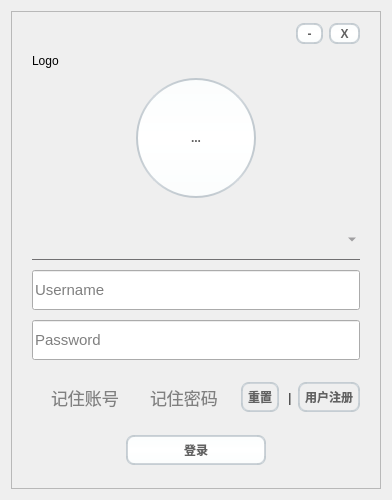
<?xml version="1.0" encoding="UTF-8"?>
<ui version="4.0">
 <class>loginwindow</class>
 <widget class="QMainWindow" name="loginwindow">
  <property name="geometry">
   <rect>
    <x>0</x>
    <y>0</y>
    <width>392</width>
    <height>500</height>
   </rect>
  </property>
  <property name="windowTitle">
   <string>MainWindow</string>
  </property>
  <property name="styleSheet">
   <string notr="true">
QCheckBox{
font-size:17px;
background:rgba(85,170,255,0);
color:grey;
font-style:MingLiU-ExtB;
}
QComboBox{
background:transparent;
border:none;
color:#717072;
border-bottom:1px solid #717072;
}
QComboBox QAbstractItemView
{
color:#717072;
border: 1px solid white;
}
QMessageBox
{
background-color:white;
}
QMessageBox QPushButton
{
background-color:rgb(197, 199, 200);
}
QMessageBox QLabel
{
color:black;
}

QPushButton, QToolButton, QCommandLinkButton{
    padding: 0 5px 0 5px;
    border-style: solid;
    border-top-color: qlineargradient(spread:pad, x1:0, y1:0, x2:0, y2:1, stop:0 #c1c9cf, stop:1 #d2d8dd);
    border-right-color: qlineargradient(spread:pad, x1:1, y1:0, x2:0, y2:0, stop:0 #c1c9cf, stop:1 #d2d8dd);
    border-bottom-color: qlineargradient(spread:pad, x1:0, y1:1, x2:0, y2:0, stop:0 #c1c9cf, stop:1 #d2d8dd);
    border-left-color: qlineargradient(spread:pad, x1:0, y1:0, x2:1, y2:0, stop:0 #c1c9cf, stop:1 #d2d8dd);
    border-width: 2px;
    border-radius: 8px;
    color: #616161;
    font-weight: bold;
    background-color: qlineargradient(spread:pad, x1:0.5, y1:0, x2:0.5, y2:1, stop:0 #fbfdfd, stop:0.5 #ffffff, stop:1 #fbfdfd);
}
QPushButton::default, QToolButton::default, QCommandLinkButton::default{
    border: 2px solid transparent;
    color: #FFFFFF;
    background-color: qlineargradient(spread:pad, x1:0.5, y1:0, x2:0.5, y2:1, stop:0 #84afe5, stop:1 #1168e4);
}
QPushButton:hover, QToolButton:hover, QCommandLinkButton:hover{
    color: #3d3d3d;
}
QPushButton:pressed, QToolButton:pressed, QCommandLinkButton:pressed{
    color: #aeaeae;
    background-color: qlineargradient(spread:pad, x1:0.5, y1:0, x2:0.5, y2:1, stop:0 #ffffff, stop:0.5 #fbfdfd, stop:1 #ffffff);
}
QPushButton:disabled, QToolButton:disabled, QCommandLinkButton:disabled{
    color: #616161;
    background-color: qlineargradient(spread:pad, x1:0.5, y1:0, x2:0.5, y2:1, stop:0 #dce7eb, stop:0.5 #e0e8eb, stop:1 #dee7ec);
}
</string>
  </property>
  <widget class="QWidget" name="centralWidget">
   <layout class="QGridLayout" name="gridLayout">
    <item row="0" column="0">
     <widget class="QFrame" name="frame">
      <property name="styleSheet">
       <string notr="true">background-image: url(:/backgrounds/Resource/backgrounds/jianbian_background.png);</string>
      </property>
      <property name="frameShape">
       <enum>QFrame::StyledPanel</enum>
      </property>
      <property name="frameShadow">
       <enum>QFrame::Raised</enum>
      </property>
      <layout class="QVBoxLayout" name="verticalLayout_2">
       <property name="spacing">
        <number>10</number>
       </property>
       <property name="leftMargin">
        <number>20</number>
       </property>
       <property name="rightMargin">
        <number>20</number>
       </property>
       <item>
        <layout class="QHBoxLayout" name="horizontalLayout">
         <item>
          <spacer name="horizontalSpacer">
           <property name="orientation">
            <enum>Qt::Horizontal</enum>
           </property>
           <property name="sizeHint" stdset="0">
            <size>
             <width>40</width>
             <height>20</height>
            </size>
           </property>
          </spacer>
         </item>
         <item>
          <widget class="QToolButton" name="btn_Min">
           <property name="text">
            <string>-</string>
           </property>
          </widget>
         </item>
         <item>
          <widget class="QToolButton" name="btn_Close">
           <property name="text">
            <string>X</string>
           </property>
          </widget>
         </item>
        </layout>
       </item>
       <item>
        <widget class="QLabel" name="label">
         <property name="text">
          <string>Logo</string>
         </property>
        </widget>
       </item>
       <item>
        <layout class="QHBoxLayout" name="horizontalLayout_2">
         <item>
          <spacer name="horizontalSpacer_2">
           <property name="orientation">
            <enum>Qt::Horizontal</enum>
           </property>
           <property name="sizeHint" stdset="0">
            <size>
             <width>40</width>
             <height>20</height>
            </size>
           </property>
          </spacer>
         </item>
         <item>
          <widget class="QToolButton" name="btn_Icon">
           <property name="minimumSize">
            <size>
             <width>120</width>
             <height>120</height>
            </size>
           </property>
           <property name="styleSheet">
            <string notr="true">QToolButton
{
border-radius:60px;
}</string>
           </property>
           <property name="text">
            <string>...</string>
           </property>
           <property name="icon">
            <iconset resource="../resource.qrc">
             <normaloff>:/icon/Resource/icon/UserIcon.png</normaloff>:/icon/Resource/icon/UserIcon.png</iconset>
           </property>
           <property name="iconSize">
            <size>
             <width>60</width>
             <height>60</height>
            </size>
           </property>
          </widget>
         </item>
         <item>
          <spacer name="horizontalSpacer_3">
           <property name="orientation">
            <enum>Qt::Horizontal</enum>
           </property>
           <property name="sizeHint" stdset="0">
            <size>
             <width>40</width>
             <height>20</height>
            </size>
           </property>
          </spacer>
         </item>
        </layout>
       </item>
       <item>
        <spacer name="verticalSpacer_3">
         <property name="orientation">
          <enum>Qt::Vertical</enum>
         </property>
         <property name="sizeHint" stdset="0">
          <size>
           <width>20</width>
           <height>40</height>
          </size>
         </property>
        </spacer>
       </item>
       <item>
        <widget class="QComboBox" name="comboBox">
         <property name="minimumSize">
          <size>
           <width>0</width>
           <height>40</height>
          </size>
         </property>
         <property name="font">
          <font>
           <pointsize>11</pointsize>
           <weight>50</weight>
           <italic>false</italic>
           <bold>false</bold>
          </font>
         </property>
         <property name="styleSheet">
          <string notr="true">font: 11pt ;</string>
         </property>
        </widget>
       </item>
       <item>
        <widget class="QLineEdit" name="edit_Username">
         <property name="minimumSize">
          <size>
           <width>0</width>
           <height>40</height>
          </size>
         </property>
         <property name="baseSize">
          <size>
           <width>4</width>
           <height>0</height>
          </size>
         </property>
         <property name="font">
          <font>
           <pointsize>11</pointsize>
          </font>
         </property>
         <property name="placeholderText">
          <string>Username</string>
         </property>
        </widget>
       </item>
       <item>
        <widget class="QLineEdit" name="edit_Password">
         <property name="minimumSize">
          <size>
           <width>0</width>
           <height>40</height>
          </size>
         </property>
         <property name="baseSize">
          <size>
           <width>4</width>
           <height>0</height>
          </size>
         </property>
         <property name="font">
          <font>
           <pointsize>11</pointsize>
          </font>
         </property>
         <property name="placeholderText">
          <string>Password</string>
         </property>
        </widget>
       </item>
       <item>
        <spacer name="verticalSpacer_2">
         <property name="orientation">
          <enum>Qt::Vertical</enum>
         </property>
         <property name="sizeHint" stdset="0">
          <size>
           <width>20</width>
           <height>40</height>
          </size>
         </property>
        </spacer>
       </item>
       <item>
        <layout class="QHBoxLayout" name="horizontalLayout_3">
         <item>
          <widget class="QCheckBox" name="check_RemName">
           <property name="styleSheet">
            <string notr="true">background: transparent;
font: 10pt &quot;黑体&quot;;</string>
           </property>
           <property name="text">
            <string>记住账号</string>
           </property>
          </widget>
         </item>
         <item>
          <widget class="QCheckBox" name="check_RemPass">
           <property name="font">
            <font>
             <family>黑体</family>
             <pointsize>10</pointsize>
             <weight>50</weight>
             <italic>false</italic>
             <bold>false</bold>
            </font>
           </property>
           <property name="styleSheet">
            <string notr="true">background: transparent;
font: 10pt &quot;黑体&quot;;</string>
           </property>
           <property name="text">
            <string>记住密码</string>
           </property>
          </widget>
         </item>
         <item>
          <spacer name="horizontalSpacer_4">
           <property name="orientation">
            <enum>Qt::Horizontal</enum>
           </property>
           <property name="sizeHint" stdset="0">
            <size>
             <width>40</width>
             <height>20</height>
            </size>
           </property>
          </spacer>
         </item>
         <item>
          <widget class="QPushButton" name="btn_Clear">
           <property name="minimumSize">
            <size>
             <width>0</width>
             <height>30</height>
            </size>
           </property>
           <property name="font">
            <font>
             <family>Algerian</family>
             <weight>75</weight>
             <bold>true</bold>
            </font>
           </property>
           <property name="styleSheet">
            <string notr="true">background: transparent;
</string>
           </property>
           <property name="text">
            <string>重置</string>
           </property>
           <property name="flat">
            <bool>false</bool>
           </property>
          </widget>
         </item>
         <item>
          <widget class="QLabel" name="label_3">
           <property name="maximumSize">
            <size>
             <width>10</width>
             <height>16777215</height>
            </size>
           </property>
           <property name="text">
            <string> |</string>
           </property>
          </widget>
         </item>
         <item>
          <widget class="QPushButton" name="btn_Register">
           <property name="minimumSize">
            <size>
             <width>0</width>
             <height>30</height>
            </size>
           </property>
           <property name="styleSheet">
            <string notr="true">background: transparent;</string>
           </property>
           <property name="text">
            <string>用户注册</string>
           </property>
           <property name="flat">
            <bool>false</bool>
           </property>
          </widget>
         </item>
        </layout>
       </item>
       <item>
        <spacer name="verticalSpacer">
         <property name="orientation">
          <enum>Qt::Vertical</enum>
         </property>
         <property name="sizeHint" stdset="0">
          <size>
           <width>20</width>
           <height>40</height>
          </size>
         </property>
        </spacer>
       </item>
       <item>
        <layout class="QHBoxLayout" name="horizontalLayout_4">
         <item>
          <spacer name="horizontalSpacer_5">
           <property name="orientation">
            <enum>Qt::Horizontal</enum>
           </property>
           <property name="sizeHint" stdset="0">
            <size>
             <width>40</width>
             <height>20</height>
            </size>
           </property>
          </spacer>
         </item>
         <item>
          <widget class="QPushButton" name="btn_Login">
           <property name="minimumSize">
            <size>
             <width>140</width>
             <height>30</height>
            </size>
           </property>
           <property name="font">
            <font>
             <family>Algerian</family>
             <weight>75</weight>
             <bold>true</bold>
            </font>
           </property>
           <property name="styleSheet">
            <string notr="true"/>
           </property>
           <property name="text">
            <string>登录</string>
           </property>
          </widget>
         </item>
         <item>
          <spacer name="horizontalSpacer_6">
           <property name="orientation">
            <enum>Qt::Horizontal</enum>
           </property>
           <property name="sizeHint" stdset="0">
            <size>
             <width>40</width>
             <height>20</height>
            </size>
           </property>
          </spacer>
         </item>
        </layout>
       </item>
       <item>
        <spacer name="verticalSpacer_4">
         <property name="orientation">
          <enum>Qt::Vertical</enum>
         </property>
         <property name="sizeHint" stdset="0">
          <size>
           <width>20</width>
           <height>40</height>
          </size>
         </property>
        </spacer>
       </item>
      </layout>
     </widget>
    </item>
   </layout>
  </widget>
 </widget>
 <layoutdefault spacing="6" margin="11"/>
 <resources>
  <include location="../resource.qrc"/>
 </resources>
 <connections/>
</ui>
